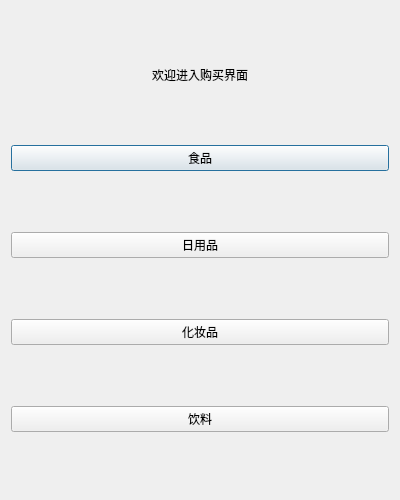
<?xml version="1.0" encoding="UTF-8"?>
<ui version="4.0">
 <class>cutom1</class>
 <widget class="QDialog" name="cutom1">
  <property name="geometry">
   <rect>
    <x>0</x>
    <y>0</y>
    <width>400</width>
    <height>500</height>
   </rect>
  </property>
  <property name="windowTitle">
   <string>Dialog</string>
  </property>
  <layout class="QVBoxLayout" name="verticalLayout">
   <item alignment="Qt::AlignHCenter">
    <widget class="QLabel" name="label">
     <property name="sizePolicy">
      <sizepolicy hsizetype="Preferred" vsizetype="Fixed">
       <horstretch>0</horstretch>
       <verstretch>0</verstretch>
      </sizepolicy>
     </property>
     <property name="text">
      <string>欢迎进入购买界面</string>
     </property>
    </widget>
   </item>
   <item>
    <widget class="QPushButton" name="pushButton">
     <property name="text">
      <string>食品</string>
     </property>
    </widget>
   </item>
   <item>
    <widget class="QPushButton" name="pushButton_2">
     <property name="text">
      <string>日用品</string>
     </property>
    </widget>
   </item>
   <item>
    <widget class="QPushButton" name="pushButton_3">
     <property name="text">
      <string>化妆品</string>
     </property>
    </widget>
   </item>
   <item>
    <widget class="QPushButton" name="pushButton_4">
     <property name="text">
      <string>饮料</string>
     </property>
    </widget>
   </item>
  </layout>
 </widget>
 <resources/>
 <connections/>
</ui>
